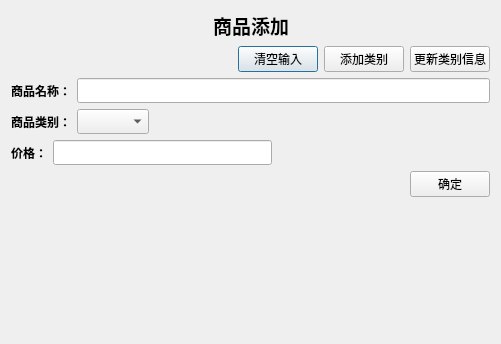
<?xml version="1.0" encoding="UTF-8"?>
<ui version="4.0">
 <class>CommodityAddDialog</class>
 <widget class="QDialog" name="CommodityAddDialog">
  <property name="geometry">
   <rect>
    <x>0</x>
    <y>0</y>
    <width>501</width>
    <height>344</height>
   </rect>
  </property>
  <property name="windowTitle">
   <string>Dialog</string>
  </property>
  <layout class="QVBoxLayout" name="verticalLayout">
   <item>
    <layout class="QHBoxLayout" name="horizontalLayout">
     <item>
      <spacer name="horizontalSpacer">
       <property name="orientation">
        <enum>Qt::Horizontal</enum>
       </property>
       <property name="sizeHint" stdset="0">
        <size>
         <width>40</width>
         <height>20</height>
        </size>
       </property>
      </spacer>
     </item>
     <item>
      <widget class="QLabel" name="CommodityAddLabel">
       <property name="font">
        <font>
         <family>微软雅黑</family>
         <pointsize>14</pointsize>
         <weight>75</weight>
         <bold>true</bold>
        </font>
       </property>
       <property name="text">
        <string>商品添加</string>
       </property>
      </widget>
     </item>
     <item>
      <spacer name="horizontalSpacer_2">
       <property name="orientation">
        <enum>Qt::Horizontal</enum>
       </property>
       <property name="sizeHint" stdset="0">
        <size>
         <width>40</width>
         <height>20</height>
        </size>
       </property>
      </spacer>
     </item>
    </layout>
   </item>
   <item>
    <layout class="QHBoxLayout" name="horizontalLayout_4">
     <item>
      <spacer name="horizontalSpacer_4">
       <property name="orientation">
        <enum>Qt::Horizontal</enum>
       </property>
       <property name="sizeHint" stdset="0">
        <size>
         <width>40</width>
         <height>20</height>
        </size>
       </property>
      </spacer>
     </item>
     <item>
      <widget class="QPushButton" name="clearButton">
       <property name="font">
        <font>
         <family>仿宋</family>
        </font>
       </property>
       <property name="text">
        <string>清空输入</string>
       </property>
      </widget>
     </item>
     <item>
      <widget class="QPushButton" name="categoryAddButton">
       <property name="font">
        <font>
         <family>仿宋</family>
        </font>
       </property>
       <property name="text">
        <string>添加类别</string>
       </property>
      </widget>
     </item>
     <item>
      <widget class="QPushButton" name="updateCategoryButton">
       <property name="font">
        <font>
         <family>仿宋</family>
        </font>
       </property>
       <property name="text">
        <string>更新类别信息</string>
       </property>
      </widget>
     </item>
    </layout>
   </item>
   <item>
    <layout class="QHBoxLayout" name="horizontalLayout_2">
     <item>
      <widget class="QLabel" name="nameLabel">
       <property name="font">
        <font>
         <family>微软雅黑</family>
         <weight>75</weight>
         <bold>true</bold>
        </font>
       </property>
       <property name="text">
        <string>商品名称：</string>
       </property>
      </widget>
     </item>
     <item>
      <widget class="QLineEdit" name="nameEdit">
       <property name="font">
        <font>
         <family>微软雅黑</family>
        </font>
       </property>
      </widget>
     </item>
    </layout>
   </item>
   <item>
    <layout class="QHBoxLayout" name="horizontalLayout_6">
     <item>
      <widget class="QLabel" name="categoryLabel">
       <property name="font">
        <font>
         <family>微软雅黑</family>
         <weight>75</weight>
         <bold>true</bold>
        </font>
       </property>
       <property name="text">
        <string>商品类别：</string>
       </property>
      </widget>
     </item>
     <item>
      <widget class="QComboBox" name="categoryCombo">
       <property name="sizePolicy">
        <sizepolicy hsizetype="Minimum" vsizetype="Fixed">
         <horstretch>0</horstretch>
         <verstretch>0</verstretch>
        </sizepolicy>
       </property>
       <property name="font">
        <font>
         <family>仿宋</family>
        </font>
       </property>
      </widget>
     </item>
     <item>
      <spacer name="horizontalSpacer_6">
       <property name="orientation">
        <enum>Qt::Horizontal</enum>
       </property>
       <property name="sizeHint" stdset="0">
        <size>
         <width>40</width>
         <height>20</height>
        </size>
       </property>
      </spacer>
     </item>
    </layout>
   </item>
   <item>
    <layout class="QHBoxLayout" name="horizontalLayout_3">
     <item>
      <widget class="QLabel" name="priceLabel">
       <property name="font">
        <font>
         <family>微软雅黑</family>
         <weight>75</weight>
         <bold>true</bold>
        </font>
       </property>
       <property name="text">
        <string>价格：</string>
       </property>
      </widget>
     </item>
     <item>
      <widget class="QLineEdit" name="priceEdit">
       <property name="font">
        <font>
         <family>微软雅黑</family>
        </font>
       </property>
      </widget>
     </item>
     <item>
      <spacer name="horizontalSpacer_3">
       <property name="orientation">
        <enum>Qt::Horizontal</enum>
       </property>
       <property name="sizeHint" stdset="0">
        <size>
         <width>40</width>
         <height>20</height>
        </size>
       </property>
      </spacer>
     </item>
    </layout>
   </item>
   <item>
    <layout class="QHBoxLayout" name="horizontalLayout_5">
     <item>
      <spacer name="horizontalSpacer_5">
       <property name="orientation">
        <enum>Qt::Horizontal</enum>
       </property>
       <property name="sizeHint" stdset="0">
        <size>
         <width>40</width>
         <height>20</height>
        </size>
       </property>
      </spacer>
     </item>
     <item>
      <widget class="QPushButton" name="sureButton">
       <property name="font">
        <font>
         <family>仿宋</family>
        </font>
       </property>
       <property name="text">
        <string>确定</string>
       </property>
      </widget>
     </item>
    </layout>
   </item>
   <item>
    <spacer name="verticalSpacer">
     <property name="orientation">
      <enum>Qt::Vertical</enum>
     </property>
     <property name="sizeHint" stdset="0">
      <size>
       <width>20</width>
       <height>137</height>
      </size>
     </property>
    </spacer>
   </item>
  </layout>
 </widget>
 <resources/>
 <connections/>
</ui>
